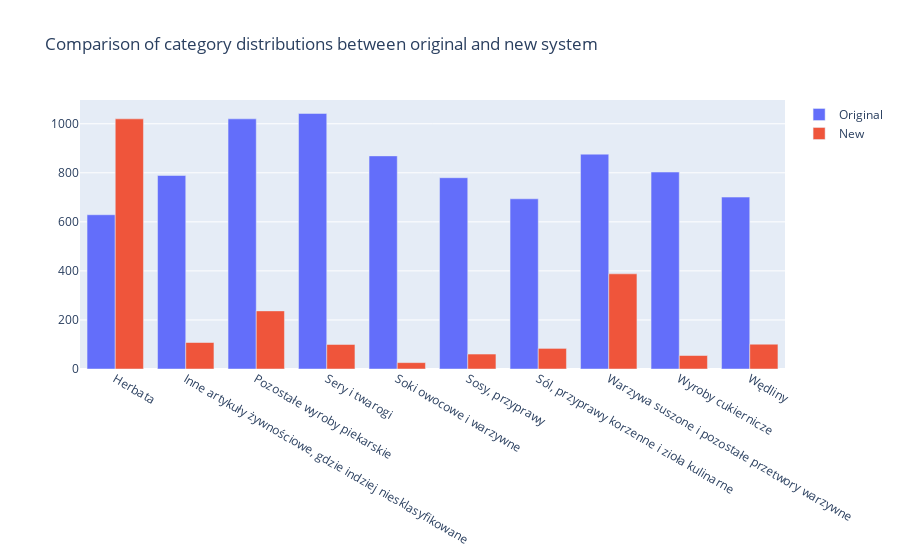

The notebook cell saved with this chart:
### Code cell
#Lets compare distributions between the two systems

import plotly.graph_objects as go
distribution_original = df["kategoria"].value_counts()[0:10].sort_index()
distribution_new = df[df["new kategoria"].isin(distribution_original.index.values)]["new kategoria"].value_counts().sort_index()
categories = distribution_original.index.values
fig = go.Figure(data=[
    go.Bar(name='Original', x=categories, y=distribution_original.values),
    go.Bar(name='New', x=categories, y=distribution_new.values)
])
fig.update_layout(barmode='group', height=800, title="Comparison of category distributions between original and new system")
fig.show()

### Figure 1 — Plotly figure (JSON) as saved in the notebook; plotly's stock layout.template omitted (floating-point values rounded to 4 significant figures)
{"data": [{"name": "Original", "type": "bar", "x": ["Herbata", "Inne artykuły żywnościowe, gdzie indziej niesklasyfikowane", "Pozostałe wyroby piekarskie", "Sery i twarogi", "Soki owocowe i warzywne", "Sosy, przyprawy", "Sól, przyprawy korzenne i zioła kulinarne", "Warzywa suszone i pozostałe przetwory warzywne", "Wyroby cukiernicze", "Wędliny"], "y": [629, 789, 1020, 1042, 869, 780, 694, 876, 803, 701]}, {"name": "New", "type": "bar", "x": ["Herbata", "Inne artykuły żywnościowe, gdzie indziej niesklasyfikowane", "Pozostałe wyroby piekarskie", "Sery i twarogi", "Soki owocowe i warzywne", "Sosy, przyprawy", "Sól, przyprawy korzenne i zioła kulinarne", "Warzywa suszone i pozostałe przetwory warzywne", "Wyroby cukiernicze", "Wędliny"], "y": [1020, 108, 237, 100, 26, 61, 84, 388, 55, 101]}], "layout": {"autosize": true, "barmode": "group", "title": {"text": "Comparison of category distributions between original and new system"}, "xaxis": {"autorange": true, "range": [-0.5, 9.5], "type": "category"}, "yaxis": {"autorange": true, "range": [0, 1097.0], "type": "linear"}}}
